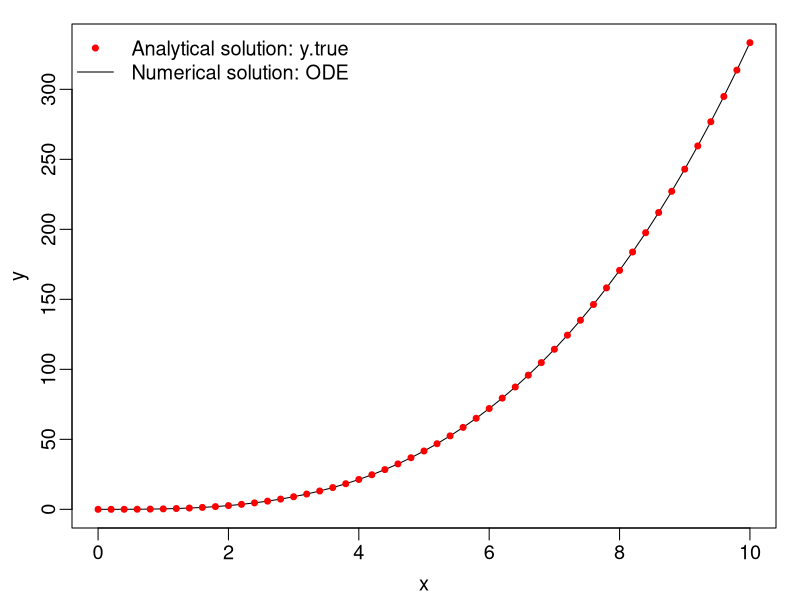
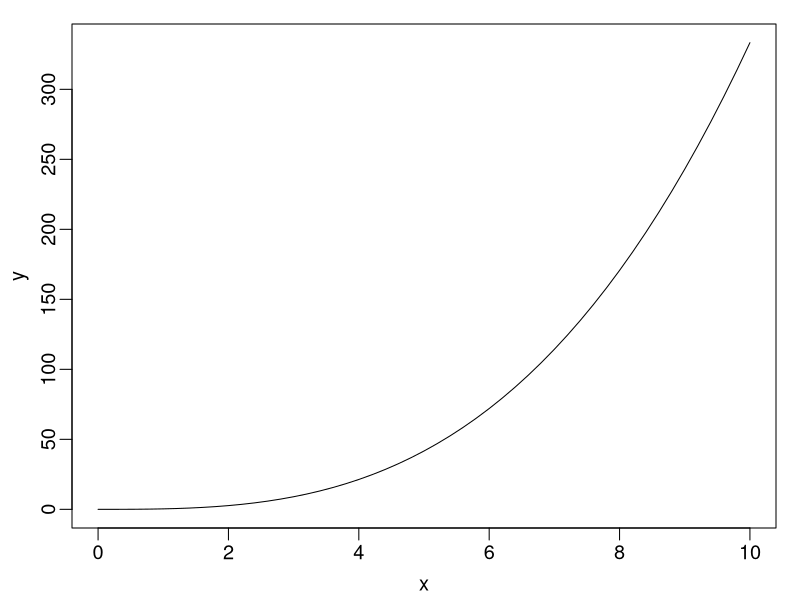
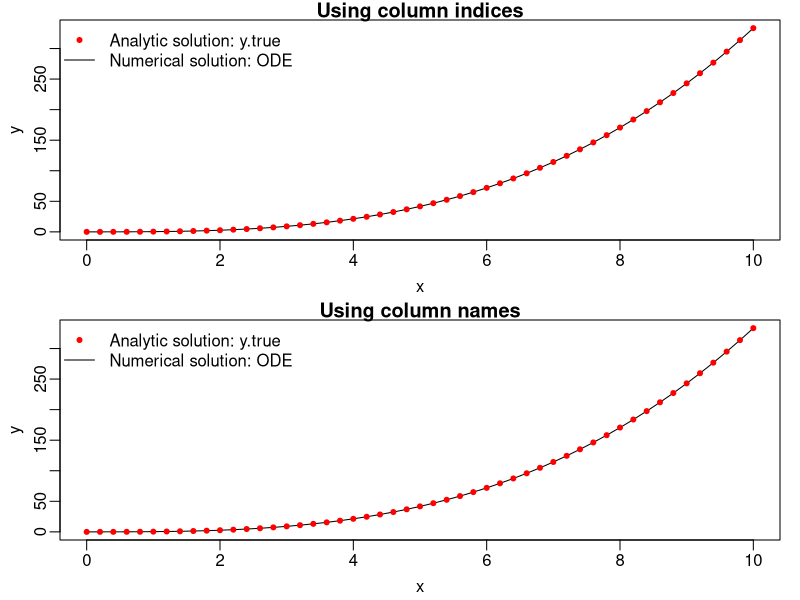
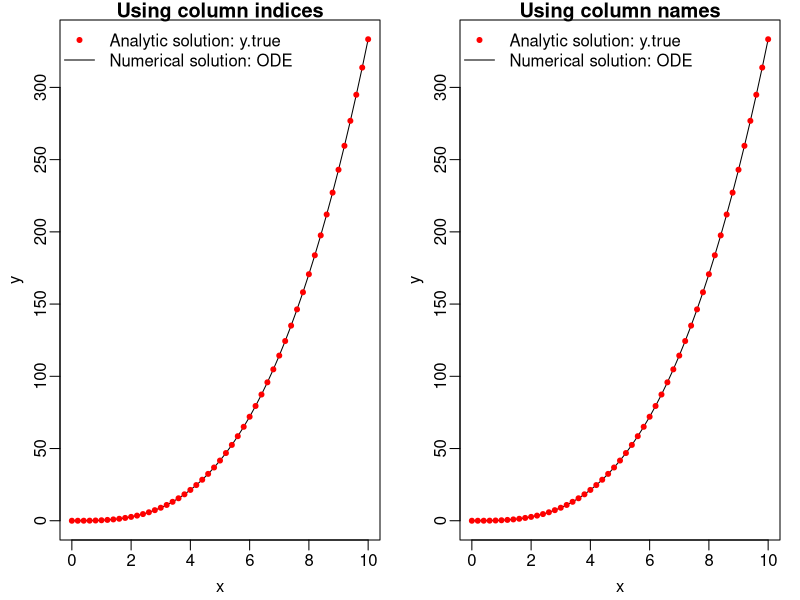
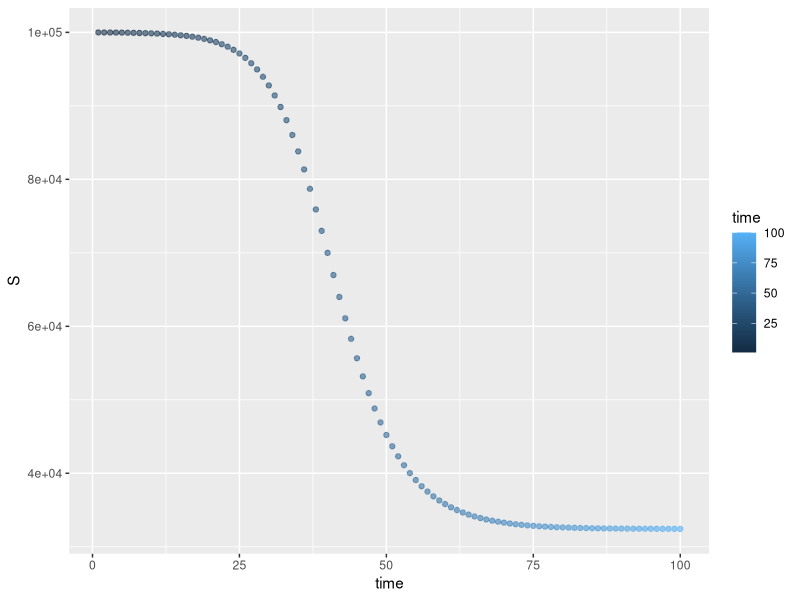
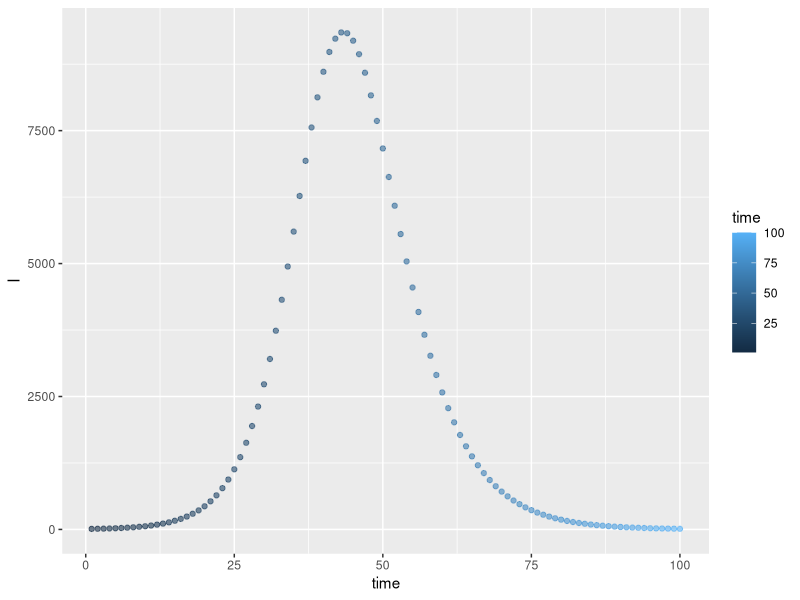
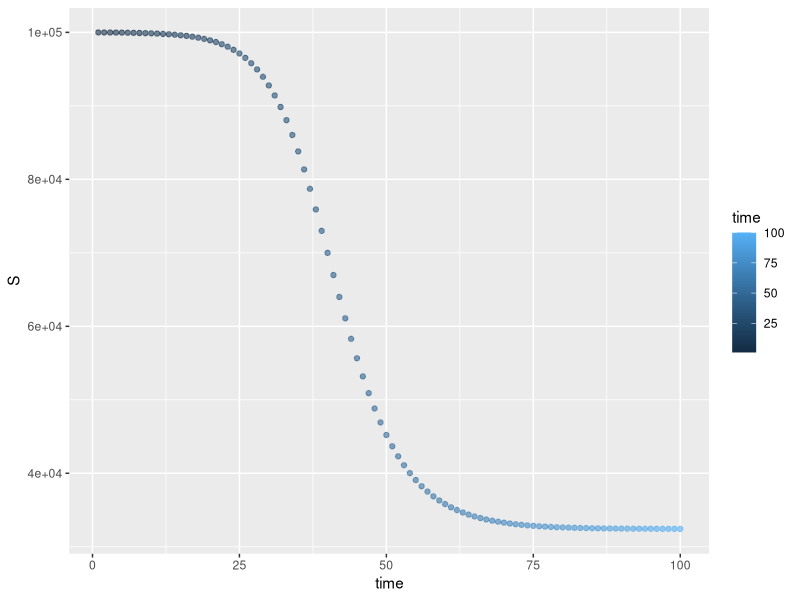
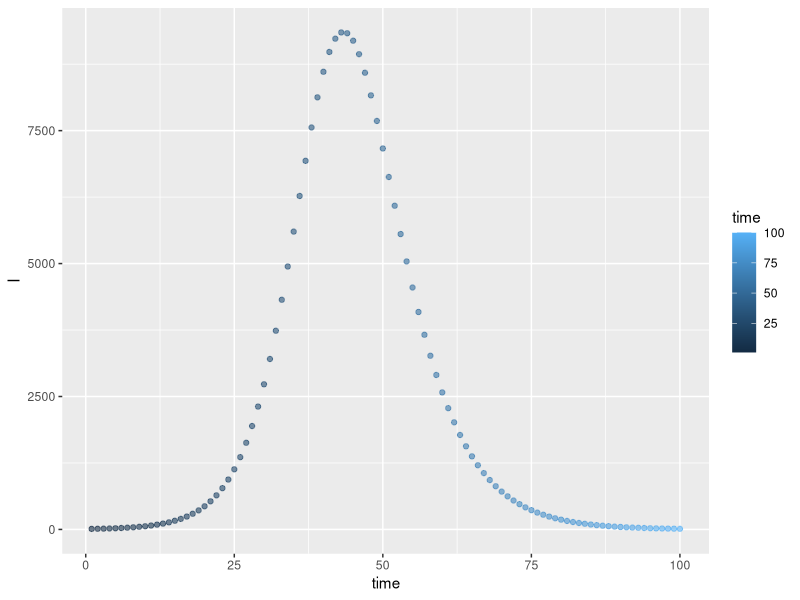

Generate these figures, in order, with R:
## ---- chunk 1
library(deSolve)
library(tidyverse)
## ---- chunk 2
myfunc = function(x, y, parms) {
  dy = x^2
  list(dy)
}
## ---- chunk 3
xs = seq(0, 10, by = 0.2) #the 'time' step to integrate upon
state = c (y = 0);
## ---- chunk 4
out = ode (y = state, times = xs, func = myfunc, parms = NULL)

#the analytical solution for this problem
y.true = 1/3 * xs^3
## ---- chunk 5
print(out) # to view the entire output
colnames(out) #showing column names so you can refer to them by name

#plotting to check the ode is working
par(mar = c(3, 3, 1, 1), mgp = c(1.8, 0.5, 0), cex = 1.2)
plot(x = out[, 1], y = out[, 2], xlab = 'x', ylab = 'y', type = 'l')
points(x = xs, y = y.true, col = 'red', pch = 20)
legend('topleft', legend = c('Analytical solution: y.true', 'Numerical solution: ODE'), 
       col = c('red', 'black'), lty = c(NA, 1), pch = c(20, NA), bty = 'n')

#another method to check the ode is working
plot(x = out[, 'time'], y = out[, 'y'], xlab = 'x', ylab = 'y', type = 'l')
## ---- chunk 6
#side by side comparison
par(mar = c(3, 3, 1, 1), mgp = c(1.8, 0.5, 0), cex = 1.2,
    mfrow = c(2, 1)) 
plot(x = out[, 1], y = out[, 2], xlab = 'x', ylab = 'y', type = 'l', 
     main = "Using column indices")  
points(x = xs, y = y.true, col = 'red', pch = 20)
legend('topleft', legend = c('Analytic solution: y.true', 'Numerical solution: ODE'),
       col = c('red', 'black'), lty = c(NA, 1), pch = c(20, NA), bty = 'n')


plot(x = out[, 'time'], y = out[, 'y'], xlab = 'x', ylab = 'y', type = 'l', 
     main = "Using column names")
points(x = xs, y = y.true, col = 'red', pch = 20)
legend('topleft', legend = c('Analytic solution: y.true', 'Numerical solution: ODE'),
       col = c('red', 'black'), lty = c(NA, 1), pch = c(20, NA), bty = 'n')


par(mar = c(3, 3, 1, 1), mgp = c(1.8, 0.5, 0), cex = 1.2,
    mfrow = c(1, 2)) 
plot(x = out[, 1], y = out[, 2], xlab = 'x', ylab = 'y', type = 'l', 
     main = "Using column indices")  
points(x = xs, y = y.true, col = 'red', pch = 20)
legend('topleft', legend = c('Analytic solution: y.true', 'Numerical solution: ODE'),
       col = c('red', 'black'), lty = c(NA, 1), pch = c(20, NA), bty = 'n')

plot(x = out[, 'time'], y = out[, 'y'], xlab = 'x', ylab = 'y', type = 'l', 
     main = "Using column names") 
points(x = xs, y = y.true, col = 'red', pch = 20)
legend('topleft', legend = c('Analytic solution: y.true', 'Numerical solution: ODE'),
       col = c('red', 'black'), lty = c(NA, 1), pch = c(20, NA), bty = 'n')
## ---- chunk 7
head(out, 3) #showing the first 3 outputs from the start or 'head' of the data
tail(out, 6) # showing the last 6 outputs from the end or 'tail' of the data

out[, 2] #the first column of the output by column indexing
out[, 'y'] #the first column of the output by column name

out[3, ] #printing the 3rd row
## ---- chunk 8
SIR = function (t, state, parameters) {
  with(as.list(c(state, parameters)), {
    dS = -beta * S * (I/N); #rate of change of susceptible population
    dI = beta * S * (I/N) - gamma * I; #rate of change of infectious population
    
    dcumI = beta * S * (I/N) #computing the cumulative number of infections
    
    list(c(dS, dI, dcumI)) #returning the rate of change
  })
}
## ---- chunk 9
N = 1e5 #population size or number of people in the population
I0 = 10 #initial number of infectious peolpe
S0 = N - I0 #intial number of susceptible people
state = c(S = S0, I = I0, cumI = I0) #storing the initial conditions I and S together
parameters = c(beta = 0.5, gamma = 0.3) #storing the model parameters, unit: per day

times = seq(1, 100, by = 1) # setting simulation time steps: 1 to 100 days
## ---- chunk 10
sim = ode(y = state, times = times, func = SIR, parms = parameters)
## ---- chunk 11
print(sim)

head(sim, 3)
tail(sim, 1)

colnames(sim)
## ---- chunk 12
ggplot(sim, aes(x = time, y = S, color = time)) +
  geom_point(alpha = 0.6) 

ggplot(sim, aes(x = time, y = I, color = time)) +
  geom_point(alpha = 0.6)
## ---- chunk 13
percent_S = S0/N
percent_I= I0/N
percent_cumI = I0/N

percent_state = c(S = percent_S, I = percent_I, cumI = percent_cumI)
percent_sim = ode(y = percent_state, times = times, func = SIR, parms = parameters)
## ---- chunk 14
ggplot(sim, aes(x = time, y = S, color = time)) +
  geom_point(alpha = 0.6) 

ggplot(sim, aes(x = time, y = I, color = time)) +
  geom_point(alpha = 0.6)
